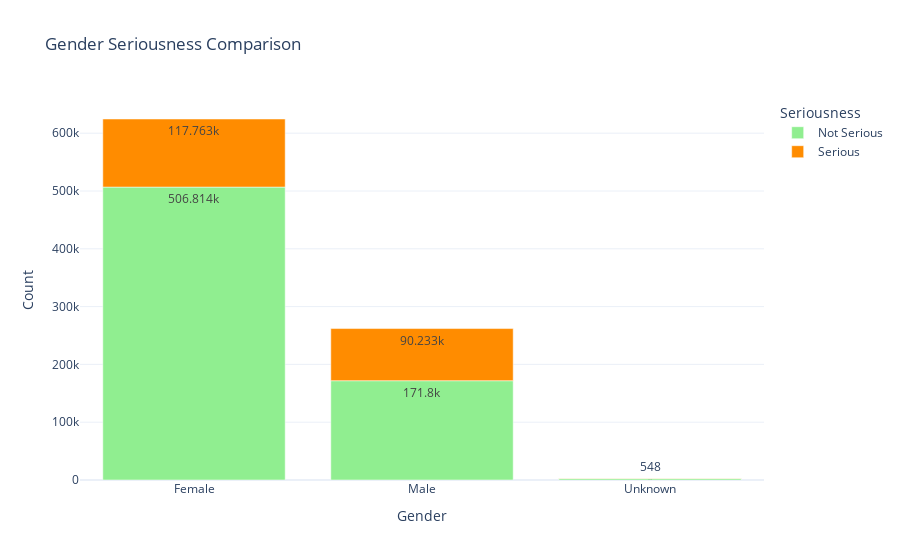

The notebook cell saved with this chart:
### Code cell
gender_serious = (df.groupby(['SEX', 'SERIOUS']).size()
                  .sort_values(ascending=False)
                  .reset_index(name='count'))

# Define mappings
map_dict = {0: "Female", 1: "Male", 2: "Unknown"}
map_dict_s = {0: "Not Serious", 1: "Serious"}

# Apply mappings
gender_serious["SEX"] = gender_serious["SEX"].map(map_dict)
gender_serious["SERIOUS"] = gender_serious["SERIOUS"].map(map_dict_s)

# New color scheme
new_colors = {'Serious': 'darkorange', 'Not Serious': 'lightgreen'}

# Create the bar plot with new colors
fig = px.bar(gender_serious, x="SEX", y="count", color="SERIOUS", 
             title="Gender Seriousness Comparison",
             text_auto=True,
             color_discrete_map=new_colors)

# Update layout for better visualization
fig.update_layout(
    template="plotly_white",
    xaxis_title="Gender",
    yaxis_title="Count",
    legend_title="Seriousness"
)
fig.show()

### Figure 1 — Plotly figure (JSON) as saved in the notebook; plotly's stock layout.template omitted (floating-point values rounded to 4 significant figures)
{"data": [{"alignmentgroup": "True", "hovertemplate": "SERIOUS=Not Serious<br>SEX=%{x}<br>count=%{y}<extra></extra>", "legendgroup": "Not Serious", "marker": {"color": "lightgreen", "pattern": {"shape": ""}}, "name": "Not Serious", "offsetgroup": "Not Serious", "orientation": "v", "showlegend": true, "textposition": "auto", "texttemplate": "%{y}", "type": "bar", "x": ["Female", "Male", "Unknown"], "xaxis": "x", "y": [506814, 171800, 2618], "yaxis": "y"}, {"alignmentgroup": "True", "hovertemplate": "SERIOUS=Serious<br>SEX=%{x}<br>count=%{y}<extra></extra>", "legendgroup": "Serious", "marker": {"color": "darkorange", "pattern": {"shape": ""}}, "name": "Serious", "offsetgroup": "Serious", "orientation": "v", "showlegend": true, "textposition": "auto", "texttemplate": "%{y}", "type": "bar", "x": ["Female", "Male", "Unknown"], "xaxis": "x", "y": [117763, 90233, 548], "yaxis": "y"}], "layout": {"autosize": true, "barmode": "relative", "legend": {"title": {"text": "Seriousness"}, "tracegroupgap": 0}, "title": {"text": "Gender Seriousness Comparison"}, "xaxis": {"anchor": "y", "autorange": true, "domain": [0, 1], "range": [-0.5, 2.5], "title": {"text": "Gender"}, "type": "category"}, "yaxis": {"anchor": "x", "autorange": true, "domain": [0, 1], "range": [0, 657400.0], "title": {"text": "Count"}, "type": "linear"}}}
